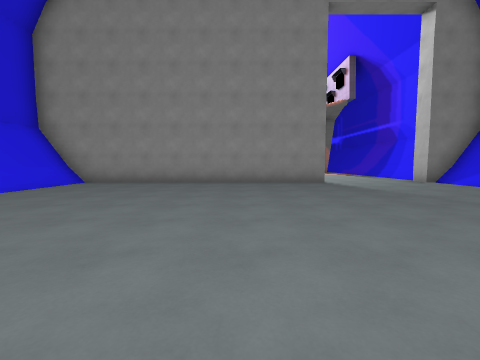
[1] (above)

19 first-person views from a walk through a 3-D level made in the Godot game engine. The camera is 1.3 m above the floor, tilts 4° down and sees 90° across. The floor is counted in squares, 2 m on a side. Each view is taken from the middle of a square. On the plan, view 1 faces up. The plan holds only what a view shows up to about 9 squares ahead; the rest is blank. The place goes on beyond the plan. Surface patterns are stand-ins for the level's own textures.

[2]
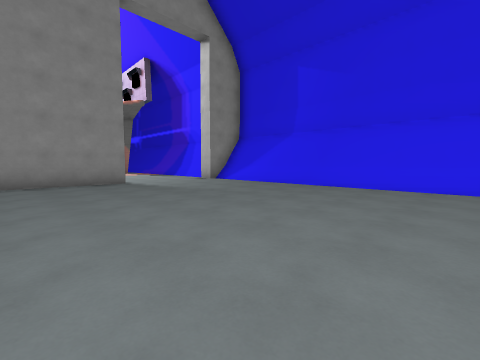

[3]
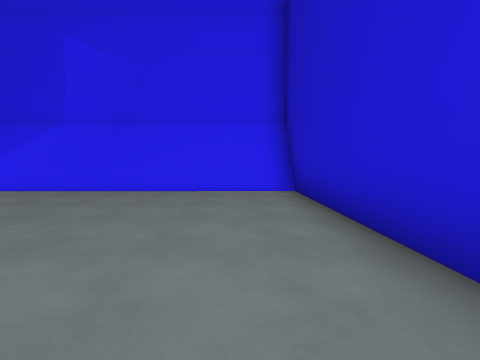

[4]
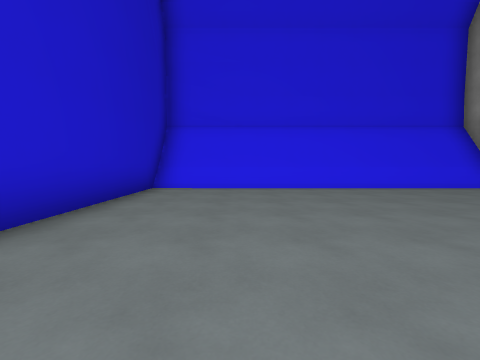

[5]
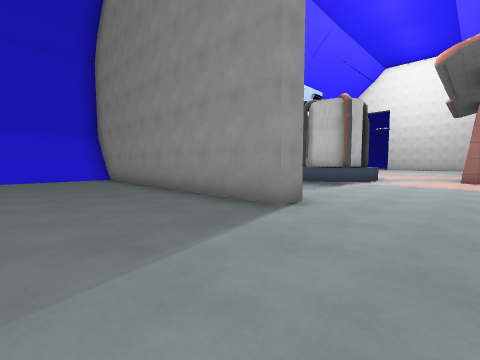

[6]
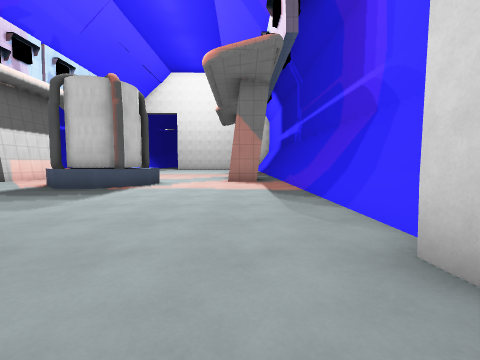

[7]
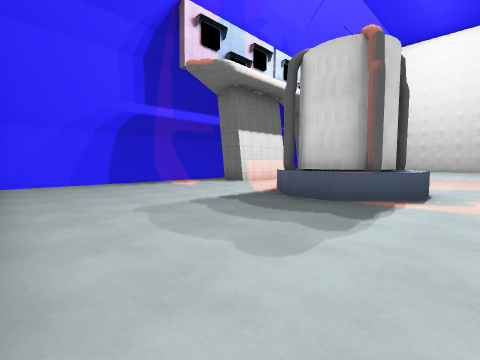

[8]
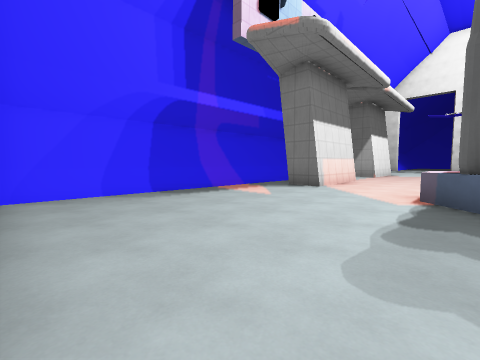

[9]
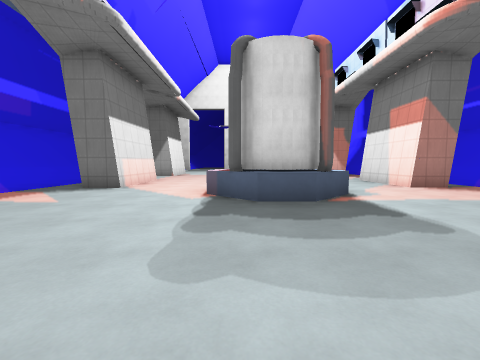

[10]
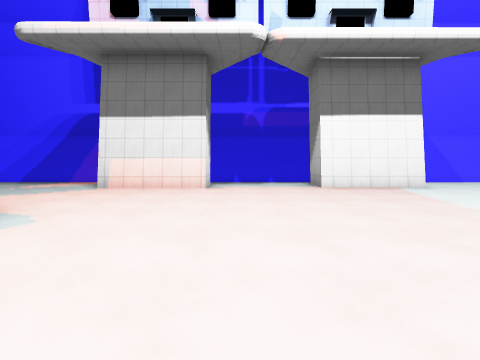

[11]
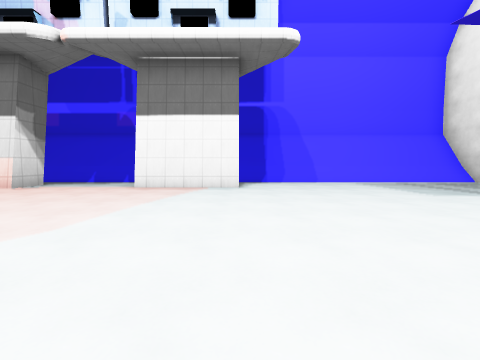

[12]
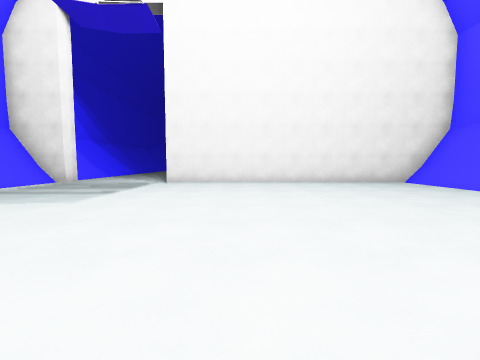

[13]
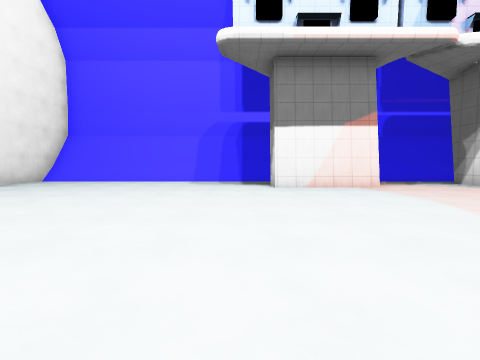

[14]
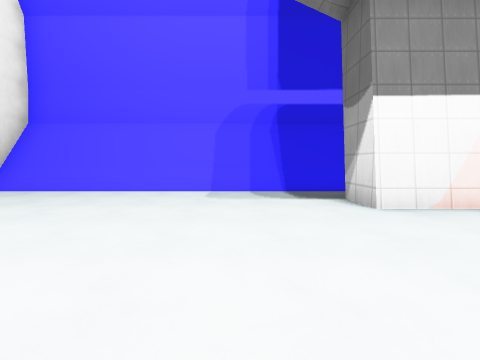

[15]
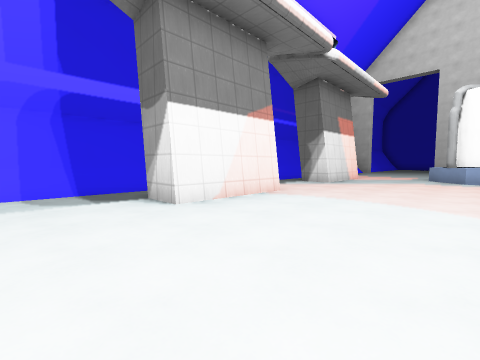

[16]
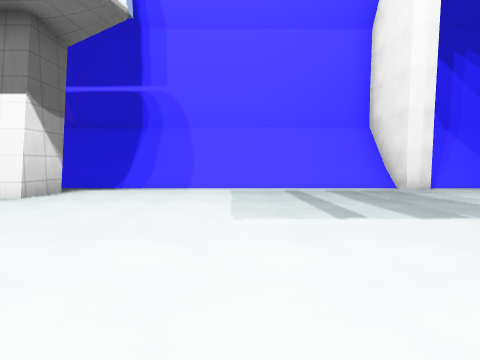

[17]
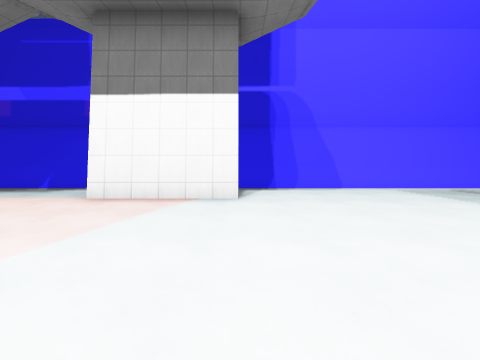

[18]
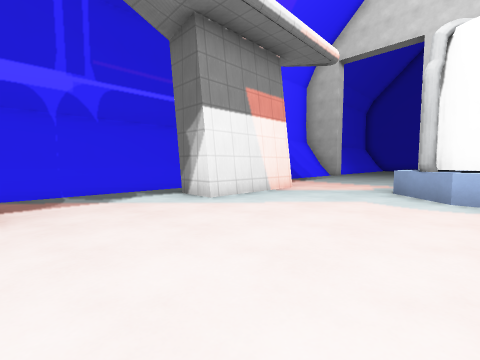

[19]
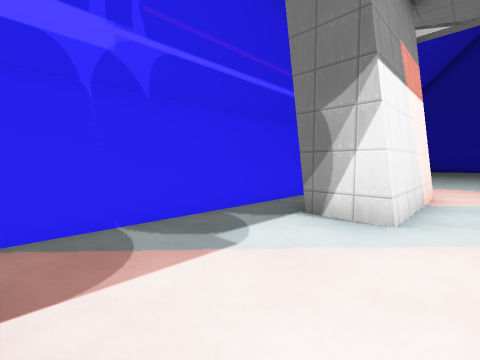

### Floor plan
Key: @ floor where view 1 was taken; # wall or solid block; . floor; / step, stairs or slope; ^ raised ledge.
Columns run from 6 left of view 1 to 8 right of it. Each row starts with its distance up from view 1.
 35 #
 34 #.
 33 #....
 32 ##...##########
 31 #............/#
 30 #............/#
 29 #............/#
 28 #............/#
 27 #............/#
 26 #............/#
 25 #............/#
 24 #..........#./#
 23 #.#........# /#
 22 #.#........#  #
 21 #............/#
 20 #............/#
 19 #............/#
 18 #.#........#./#
 17 #.#........#./#
 16 #.#....^...#./#
 15 #.....###..../#
 14 #.....###..../#
 13 #......^...../#
 12 #............/#
 11 #............/#
 10 #............/#
  9 #............/#
  8 #########....##
  7 #............/#
  6 #............/#
  5 #............/#
  4 #............/#
  3 #............/#
  2 #............/#
  1 #............##
  0 #.....@......##
 -1 #.....  .....#
 -2 ######  ######

Where each view was taken, in squares from view 1:
view 1: 0 up, 0 right, facing up
view 2: 0 up, 0 right, facing up-right
view 3: 0 up, 1 right, facing right
view 4: 1 up, 1 right, facing left
view 5: 5 up, 5 right, facing up-left
view 6: 7 up, 5 right, facing up
view 7: 9 up, 3 right, facing up-left
view 8: 9 up, 0 right, facing up-left
view 9: 9 up, 0 right, facing up
view 10: 19 up, 3 right, facing left
view 11: 24 up, 3 right, facing left
view 12: 24 up, 1 right, facing up
view 13: 25 up, 2 left, facing right
view 14: 26 up, 1 right, facing right
view 15: 26 up, 1 right, facing down-right
view 16: 28 up, 1 right, facing left
view 17: 24 up, 1 right, facing left
view 18: 21 up, 1 right, facing down-right
view 19: 21 up, 4 right, facing down-right
